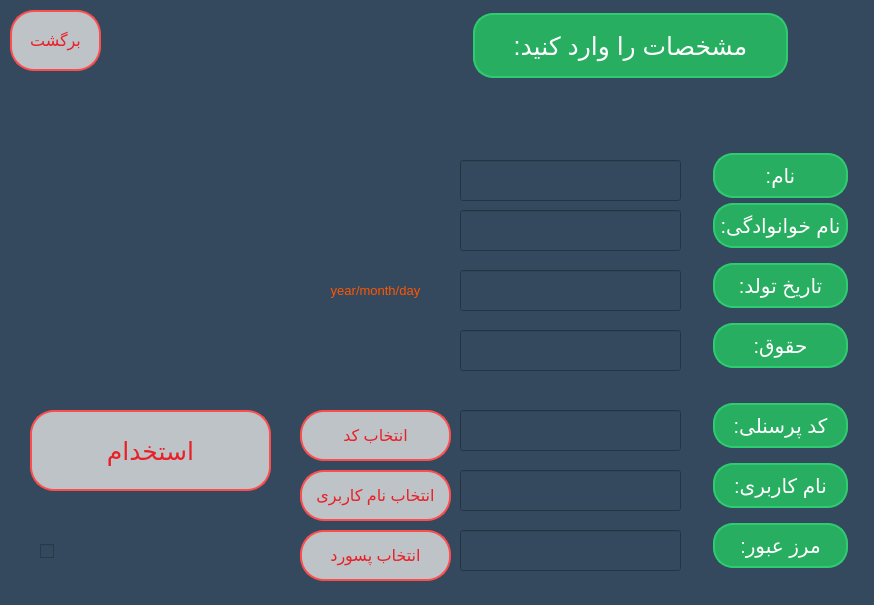
<?xml version="1.0" encoding="UTF-8"?>
<ui version="4.0">
 <class>add_emp</class>
 <widget class="QWidget" name="add_emp">
  <property name="geometry">
   <rect>
    <x>0</x>
    <y>0</y>
    <width>874</width>
    <height>605</height>
   </rect>
  </property>
  <property name="windowTitle">
   <string>Form</string>
  </property>
  <property name="styleSheet">
   <string notr="true">background: #34495e;</string>
  </property>
  <widget class="QLabel" name="label_4">
   <property name="geometry">
    <rect>
     <x>710</x>
     <y>260</y>
     <width>141</width>
     <height>51</height>
    </rect>
   </property>
   <property name="styleSheet">
    <string notr="true">	border: 0;
	background: #27ae60;
	display: block;
	margin: 3px 3px;
	text-align: center;
	border: 2px solid #2ecc71;
	outline: none;
	color: white;
	border-radius: 20px;
	font-size:20px;	</string>
   </property>
   <property name="text">
    <string>تاریخ تولد:</string>
   </property>
   <property name="alignment">
    <set>Qt::AlignCenter</set>
   </property>
  </widget>
  <widget class="QPushButton" name="add_emploee">
   <property name="geometry">
    <rect>
     <x>30</x>
     <y>410</y>
     <width>241</width>
     <height>81</height>
    </rect>
   </property>
   <property name="font">
    <font>
     <pointsize>-1</pointsize>
    </font>
   </property>
   <property name="cursor">
    <cursorShape>PointingHandCursor</cursorShape>
   </property>
   <property name="mouseTracking">
    <bool>true</bool>
   </property>
   <property name="styleSheet">
    <string notr="true">border-radius: 24px;

font-size:25px;
color:#EA2027; 
background-color:#bdc3c7; 
border: 2px solid #ff4d4d; </string>
   </property>
   <property name="text">
    <string>استخدام</string>
   </property>
  </widget>
  <widget class="QLabel" name="label">
   <property name="geometry">
    <rect>
     <x>470</x>
     <y>10</y>
     <width>321</width>
     <height>71</height>
    </rect>
   </property>
   <property name="layoutDirection">
    <enum>Qt::LeftToRight</enum>
   </property>
   <property name="styleSheet">
    <string notr="true">	border: 0;
	background: #27ae60;
	display: block;
	margin: 3px 3px;
	text-align: center;
	border: 2px solid #2ecc71;
	outline: none;
	color: white;
	border-radius: 20px;
	font-size:25px;	</string>
   </property>
   <property name="text">
    <string>مشخصات را وارد کنید:</string>
   </property>
   <property name="alignment">
    <set>Qt::AlignCenter</set>
   </property>
  </widget>
  <widget class="QLabel" name="label_7">
   <property name="geometry">
    <rect>
     <x>710</x>
     <y>520</y>
     <width>141</width>
     <height>51</height>
    </rect>
   </property>
   <property name="styleSheet">
    <string notr="true">	border: 0;
	background: #27ae60;
	display: block;
	margin: 3px 3px;
	text-align: center;
	border: 2px solid #2ecc71;
	outline: none;
	color: white;
	border-radius: 20px;
	font-size:20px;	</string>
   </property>
   <property name="text">
    <string>مرز عبور:</string>
   </property>
   <property name="alignment">
    <set>Qt::AlignCenter</set>
   </property>
  </widget>
  <widget class="QLineEdit" name="username">
   <property name="geometry">
    <rect>
     <x>460</x>
     <y>470</y>
     <width>221</width>
     <height>41</height>
    </rect>
   </property>
   <property name="styleSheet">
    <string notr="true">color:white; font-size:20px;</string>
   </property>
  </widget>
  <widget class="QLineEdit" name="last_name">
   <property name="geometry">
    <rect>
     <x>460</x>
     <y>210</y>
     <width>221</width>
     <height>41</height>
    </rect>
   </property>
   <property name="styleSheet">
    <string notr="true">color:white; font-size:20px;</string>
   </property>
  </widget>
  <widget class="QLineEdit" name="name">
   <property name="geometry">
    <rect>
     <x>460</x>
     <y>160</y>
     <width>221</width>
     <height>41</height>
    </rect>
   </property>
   <property name="styleSheet">
    <string notr="true">color:white; font-size:20px;</string>
   </property>
  </widget>
  <widget class="QLabel" name="label_5">
   <property name="geometry">
    <rect>
     <x>710</x>
     <y>400</y>
     <width>141</width>
     <height>51</height>
    </rect>
   </property>
   <property name="styleSheet">
    <string notr="true">	border: 0;
	background: #27ae60;
	display: block;
	margin: 3px 3px;
	text-align: center;
	border: 2px solid #2ecc71;
	outline: none;
	color: white;
	border-radius: 20px;
	font-size:20px;	</string>
   </property>
   <property name="text">
    <string>کد پرسنلی:</string>
   </property>
   <property name="alignment">
    <set>Qt::AlignCenter</set>
   </property>
  </widget>
  <widget class="QLineEdit" name="password">
   <property name="geometry">
    <rect>
     <x>460</x>
     <y>530</y>
     <width>221</width>
     <height>41</height>
    </rect>
   </property>
   <property name="styleSheet">
    <string notr="true">color:white; font-size:20px;</string>
   </property>
  </widget>
  <widget class="QLineEdit" name="birth_day">
   <property name="geometry">
    <rect>
     <x>460</x>
     <y>270</y>
     <width>221</width>
     <height>41</height>
    </rect>
   </property>
   <property name="styleSheet">
    <string notr="true">color:white; font-size:20px;</string>
   </property>
  </widget>
  <widget class="QLabel" name="label_2">
   <property name="geometry">
    <rect>
     <x>710</x>
     <y>150</y>
     <width>141</width>
     <height>51</height>
    </rect>
   </property>
   <property name="styleSheet">
    <string notr="true">	border: 0;
		text-align: center;
	background: #27ae60;
	display: block;
	margin: 3px 3px;
	text-align: center;
	border: 2px solid #2ecc71;
	outline: none;
	color: white;
	border-radius: 20px;
	font-size:20px;	
	text-align: center;</string>
   </property>
   <property name="text">
    <string>نام:</string>
   </property>
   <property name="alignment">
    <set>Qt::AlignCenter</set>
   </property>
  </widget>
  <widget class="QLabel" name="label_3">
   <property name="geometry">
    <rect>
     <x>710</x>
     <y>200</y>
     <width>141</width>
     <height>51</height>
    </rect>
   </property>
   <property name="styleSheet">
    <string notr="true">	border: 0;
	background: #27ae60;
	display: block;
	margin: 3px 3px;
	text-align: center;
	border: 2px solid #2ecc71;
	outline: none;
	color: white;
	border-radius: 20px;
	font-size:20px;	</string>
   </property>
   <property name="text">
    <string>نام خوانوادگی:</string>
   </property>
   <property name="alignment">
    <set>Qt::AlignCenter</set>
   </property>
  </widget>
  <widget class="QPushButton" name="back">
   <property name="geometry">
    <rect>
     <x>10</x>
     <y>10</y>
     <width>91</width>
     <height>61</height>
    </rect>
   </property>
   <property name="font">
    <font>
     <pointsize>12</pointsize>
    </font>
   </property>
   <property name="cursor">
    <cursorShape>PointingHandCursor</cursorShape>
   </property>
   <property name="mouseTracking">
    <bool>true</bool>
   </property>
   <property name="styleSheet">
    <string notr="true">border-radius: 24px;

	color:#EA2027; background-color:#bdc3c7; border: 2px solid #ff4d4d; </string>
   </property>
   <property name="text">
    <string>برگشت</string>
   </property>
  </widget>
  <widget class="QLabel" name="label_6">
   <property name="geometry">
    <rect>
     <x>710</x>
     <y>460</y>
     <width>141</width>
     <height>51</height>
    </rect>
   </property>
   <property name="styleSheet">
    <string notr="true">	border: 0;
	background: #27ae60;
	display: block;
	margin: 3px 3px;
	text-align: center;
	border: 2px solid #2ecc71;
	outline: none;
	color: white;
	border-radius: 20px;
	font-size:20px;	</string>
   </property>
   <property name="text">
    <string>نام کاربری:</string>
   </property>
   <property name="alignment">
    <set>Qt::AlignCenter</set>
   </property>
  </widget>
  <widget class="QLineEdit" name="p_cod">
   <property name="geometry">
    <rect>
     <x>460</x>
     <y>410</y>
     <width>221</width>
     <height>41</height>
    </rect>
   </property>
   <property name="styleSheet">
    <string notr="true">color:white; font-size:20px;</string>
   </property>
  </widget>
  <widget class="QLabel" name="label_12">
   <property name="geometry">
    <rect>
     <x>310</x>
     <y>270</y>
     <width>131</width>
     <height>41</height>
    </rect>
   </property>
   <property name="text">
    <string>&lt;html&gt;&lt;head/&gt;&lt;body&gt;&lt;p align=&quot;center&quot;&gt;&lt;span style=&quot; font-size:10pt; color:#ff5500;&quot;&gt;year/month/day&lt;/span&gt;&lt;/p&gt;&lt;/body&gt;&lt;/html&gt;</string>
   </property>
  </widget>
  <widget class="QPushButton" name="p_cod_chose">
   <property name="geometry">
    <rect>
     <x>300</x>
     <y>410</y>
     <width>151</width>
     <height>51</height>
    </rect>
   </property>
   <property name="font">
    <font>
     <pointsize>12</pointsize>
    </font>
   </property>
   <property name="cursor">
    <cursorShape>PointingHandCursor</cursorShape>
   </property>
   <property name="mouseTracking">
    <bool>true</bool>
   </property>
   <property name="styleSheet">
    <string notr="true">border-radius: 24px;

	color:#EA2027; background-color:#bdc3c7; border: 2px solid #ff4d4d; </string>
   </property>
   <property name="text">
    <string>انتخاب کد</string>
   </property>
  </widget>
  <widget class="QPushButton" name="p_cod_chose_2">
   <property name="geometry">
    <rect>
     <x>300</x>
     <y>530</y>
     <width>151</width>
     <height>51</height>
    </rect>
   </property>
   <property name="font">
    <font>
     <pointsize>12</pointsize>
    </font>
   </property>
   <property name="cursor">
    <cursorShape>PointingHandCursor</cursorShape>
   </property>
   <property name="mouseTracking">
    <bool>true</bool>
   </property>
   <property name="styleSheet">
    <string notr="true">border-radius: 24px;

	color:#EA2027; background-color:#bdc3c7; border: 2px solid #ff4d4d; </string>
   </property>
   <property name="text">
    <string>انتخاب پسورد</string>
   </property>
  </widget>
  <widget class="QPushButton" name="user_chose">
   <property name="geometry">
    <rect>
     <x>300</x>
     <y>470</y>
     <width>151</width>
     <height>51</height>
    </rect>
   </property>
   <property name="font">
    <font>
     <pointsize>12</pointsize>
    </font>
   </property>
   <property name="cursor">
    <cursorShape>PointingHandCursor</cursorShape>
   </property>
   <property name="mouseTracking">
    <bool>true</bool>
   </property>
   <property name="styleSheet">
    <string notr="true">border-radius: 24px;

	color:#EA2027; background-color:#bdc3c7; border: 2px solid #ff4d4d; </string>
   </property>
   <property name="text">
    <string>انتخاب نام کاربری</string>
   </property>
  </widget>
  <widget class="QLineEdit" name="basic_salari">
   <property name="geometry">
    <rect>
     <x>460</x>
     <y>330</y>
     <width>221</width>
     <height>41</height>
    </rect>
   </property>
   <property name="styleSheet">
    <string notr="true">color:white; font-size:20px;</string>
   </property>
  </widget>
  <widget class="QLabel" name="label_8">
   <property name="geometry">
    <rect>
     <x>710</x>
     <y>320</y>
     <width>141</width>
     <height>51</height>
    </rect>
   </property>
   <property name="styleSheet">
    <string notr="true">	border: 0;
	background: #27ae60;
	display: block;
	margin: 3px 3px;
	text-align: center;
	border: 2px solid #2ecc71;
	outline: none;
	color: white;
	border-radius: 20px;
	font-size:20px;	</string>
   </property>
   <property name="text">
    <string>حقوق:</string>
   </property>
   <property name="alignment">
    <set>Qt::AlignCenter</set>
   </property>
  </widget>
  <widget class="QCheckBox" name="accept">
   <property name="geometry">
    <rect>
     <x>40</x>
     <y>540</y>
     <width>22</width>
     <height>22</height>
    </rect>
   </property>
   <property name="font">
    <font>
     <pointsize>9</pointsize>
    </font>
   </property>
   <property name="focusPolicy">
    <enum>Qt::ClickFocus</enum>
   </property>
   <property name="text">
    <string/>
   </property>
   <property name="checkable">
    <bool>true</bool>
   </property>
   <property name="checked">
    <bool>false</bool>
   </property>
  </widget>
  <widget class="QLabel" name="lbl_war">
   <property name="geometry">
    <rect>
     <x>80</x>
     <y>530</y>
     <width>201</width>
     <height>31</height>
    </rect>
   </property>
   <property name="styleSheet">
    <string notr="true">color:red; font-size:20px;</string>
   </property>
   <property name="text">
    <string/>
   </property>
  </widget>
 </widget>
 <resources/>
 <connections/>
</ui>
